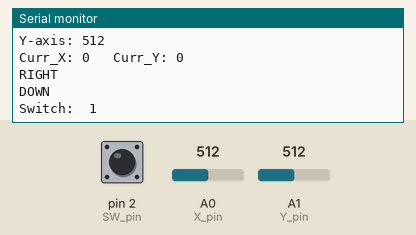
Recording of a sketch running on a simulated Arduino Uno, built with avr-gcc and run on an emulated ATmega328P. Parts: the last lines printed to the serial monitor. Inputs (shaded band) come from the test bench; at power-on: A0 (X_pin) = 512, A1 (Y_pin) = 512, pin 2 (SW_pin) HIGH.

Above: at 1.2 s.
1.3 s: A0 (X_pin) set to 501
At 2.2 s:
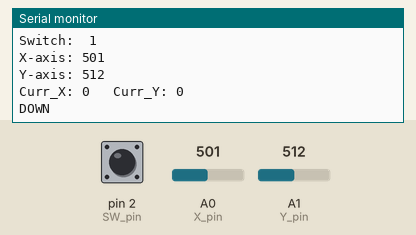
2.8 s: A1 (Y_pin) set to 496
At 3.73 s:
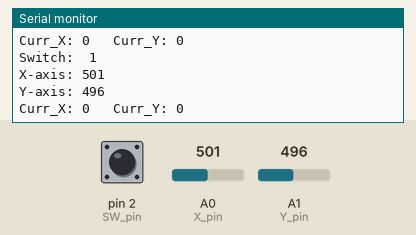

The sketch:

joystick_leds.ino
```cpp
// led pin numbers, 4 leds in a square with (0,0) bottom right and (1,1) top left
int led_pins[2][2] = { {10, 12},
                        {11, 13}
                     };
const int SW_pin = 2; // digital pin connected to switch output
const int X_pin = A0; // analog pin connected to X output
const int Y_pin = A1; // analog pin connected to Y output
int curr_x = 0;
int curr_y = 0;

void setup() {
  pinMode(SW_pin, INPUT);
  digitalWrite(SW_pin, HIGH);
  Serial.begin(9600);
}

void lightAll() {
  for (int i=0; i<2; i++) {
    for (int j=0; j<2; j++) {
      digitalWrite(led_pins[i][j], HIGH);
    }
  }
  int swit = digitalRead(SW_pin);
    while(!swit) {
    swit = digitalRead(SW_pin);
    delay(100);
  }

  for (int i=0; i<2; i++) {
    for (int j=0; j<2; j++) {
      digitalWrite(led_pins[i][j], LOW);
    }
  }
}

void moveRight() {
  Serial.println("RIGHT");
  if (curr_x>0) {
    digitalWrite(led_pins[curr_x][curr_y], LOW);
    curr_x--;
    digitalWrite(led_pins[curr_x][curr_y], HIGH);
  }
}
void moveLeft() {
  Serial.println("LEFT");
  if (curr_x<1) {
    digitalWrite(led_pins[curr_x][curr_y], LOW);
    curr_x++;
    digitalWrite(led_pins[curr_x][curr_y], HIGH);
  }
}

void moveUp() {
  Serial.println("UP");
  if (curr_y<1) {
    digitalWrite(led_pins[curr_x][curr_y], LOW);
    curr_y++;
    digitalWrite(led_pins[curr_x][curr_y], HIGH);
  }
}
void moveDown() {
  Serial.println("DOWN");
  if (curr_y>0) {
    digitalWrite(led_pins[curr_x][curr_y], LOW);
    curr_y--;
    digitalWrite(led_pins[curr_x][curr_y], HIGH);
  }
}

void loop() {
  int sw = digitalRead(SW_pin);
  int x = analogRead(X_pin);
  int y = analogRead(Y_pin);

  Serial.print("Switch:  ");
  Serial.print(sw);
  Serial.print("\n");
  Serial.print("X-axis: ");
  Serial.print(x);
  Serial.print("\n");
  Serial.print("Y-axis: ");
  Serial.println(y);
  Serial.print("Curr_X: ");
  Serial.print(curr_x);
  Serial.print("\t Curr_Y: ");
  Serial.println(curr_y);
  Serial.print("\n\n");

  if(!sw) {
    lightAll();
  }
  else if(x>510) {
    moveRight();
  }
  else if(x<490) {
    moveLeft();
  }

  if(y<490) {
    moveUp();
  }
  else if(y>510) {
    moveDown();
  }

  digitalWrite(led_pins[curr_x][curr_y], HIGH);

  delay(100);

}
```

Measured:
- the behaviour switches between 511 and 510 on A0 (X_pin) (found by bisection; images 0 and 1)
- the behaviour switches between 511 and 510 on A1 (Y_pin) (found by bisection; images 1 and 2)
- after the input at 1.3 s, the serial monitor: prints a new line at once (image 1)
- after the input at 2.8 s, the serial monitor: prints a new line after 0.05 s (image 2)
